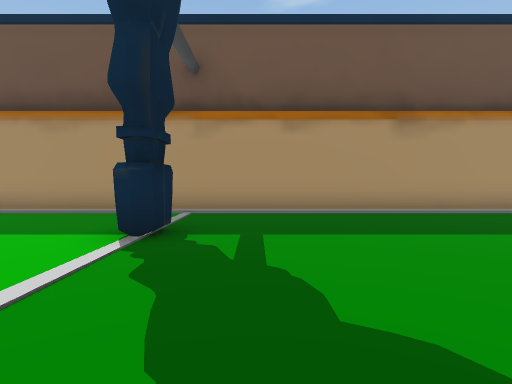
view 1 (above)

23 first-person views from a walk through a Unity game level. The camera is 1.5 m above the floor, tilts 2° down and sees 80° across. The floor is counted in squares, 2 m on a side. Each view is taken from the middle of a square. On the plan, view 1 faces up. The plan holds only what a view shows up to about 10 squares ahead; the rest is blank. The place goes on beyond the plan. The player character is not drawn.

view 2
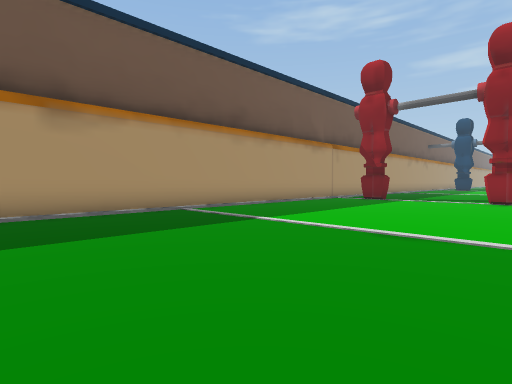

view 3
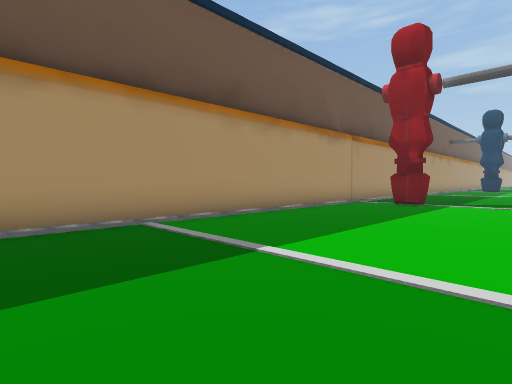

view 4
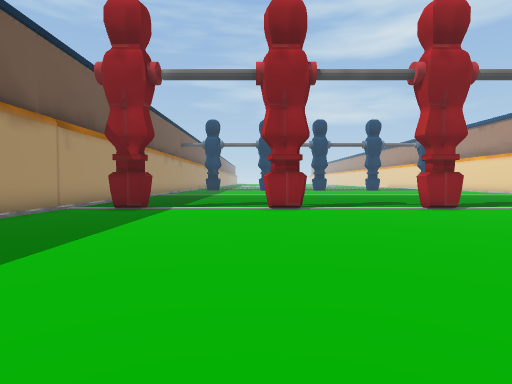

view 5
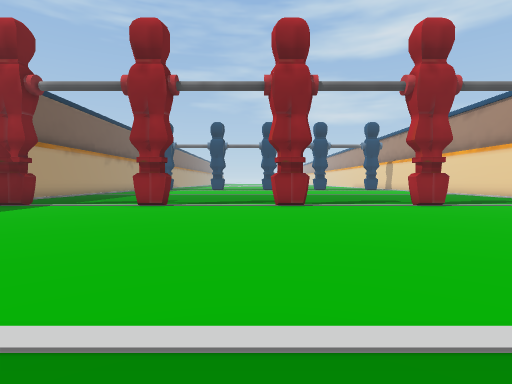

view 6
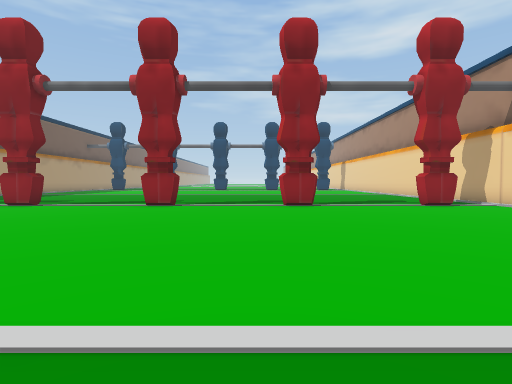

view 7
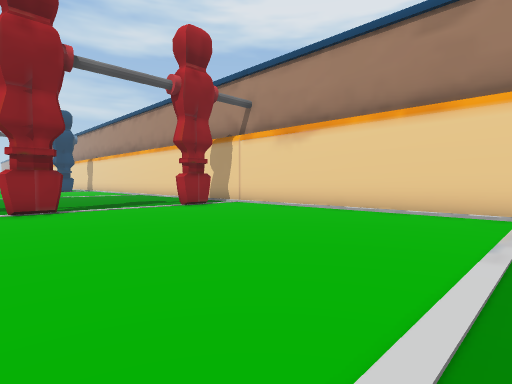

view 8
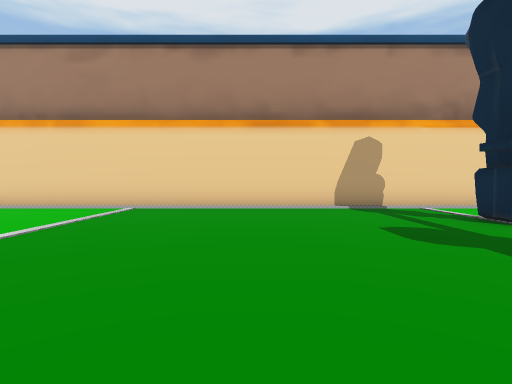

view 9
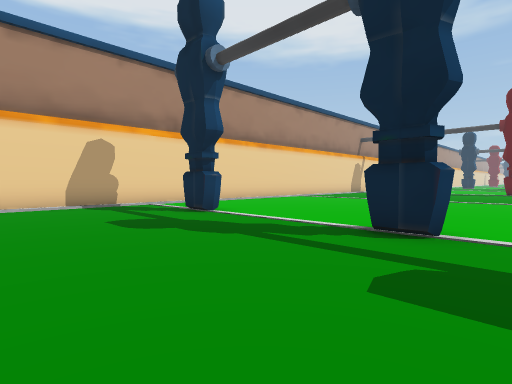

view 10
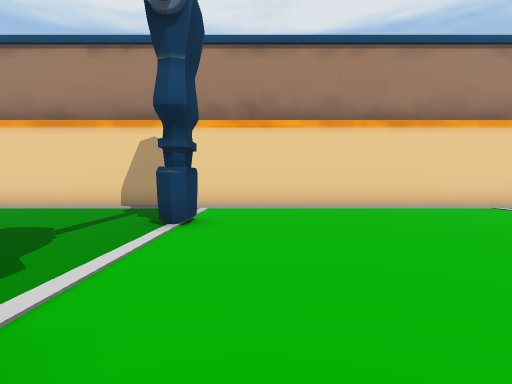

view 11
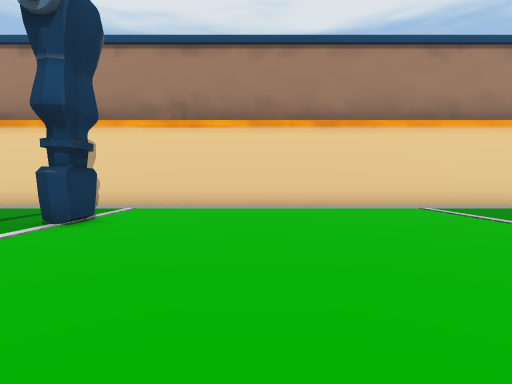

view 12
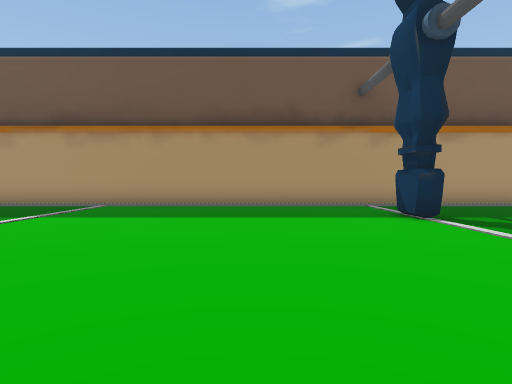

view 13
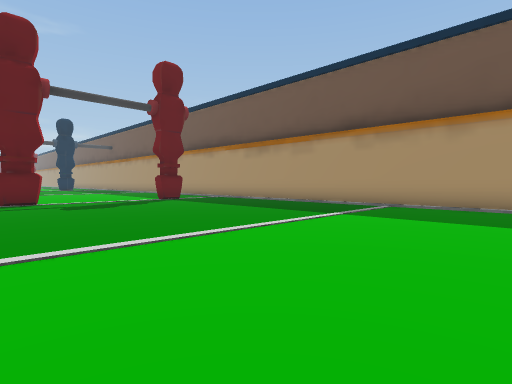

view 14
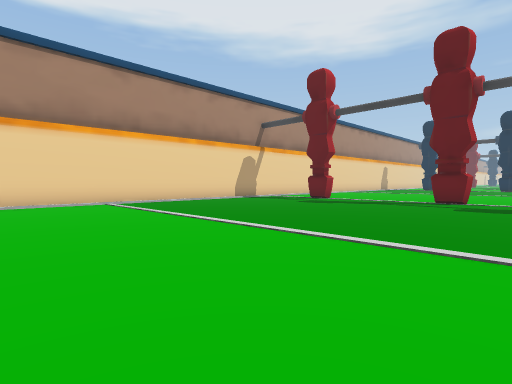

view 15
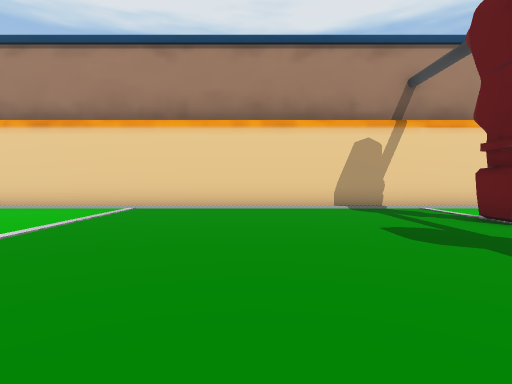

view 16
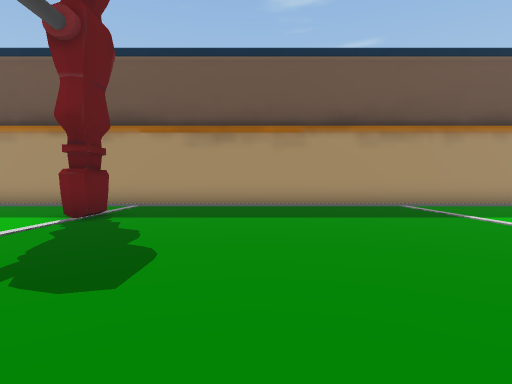

view 17
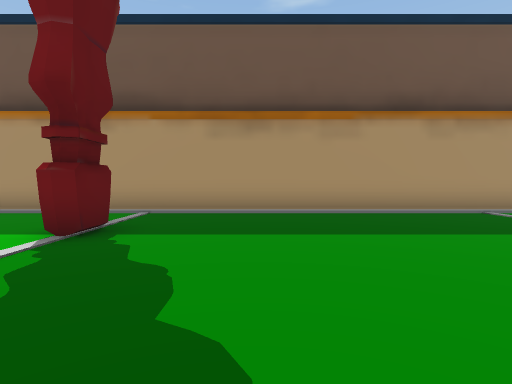

view 18
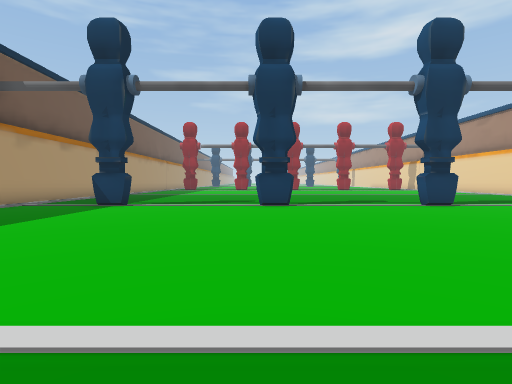

view 19
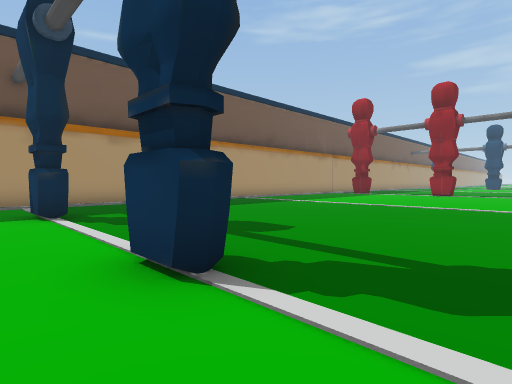

view 20
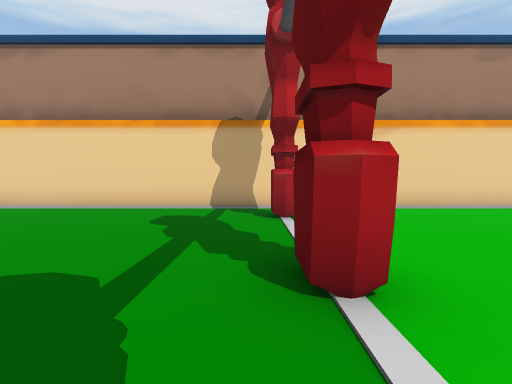

view 21
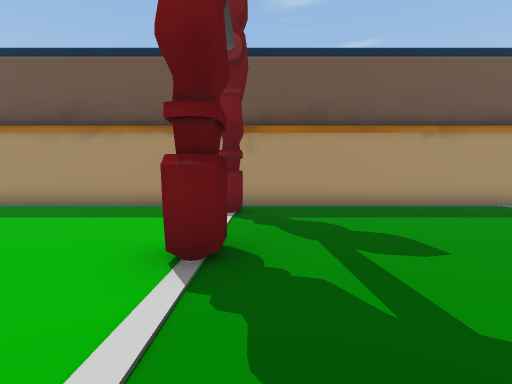

view 22
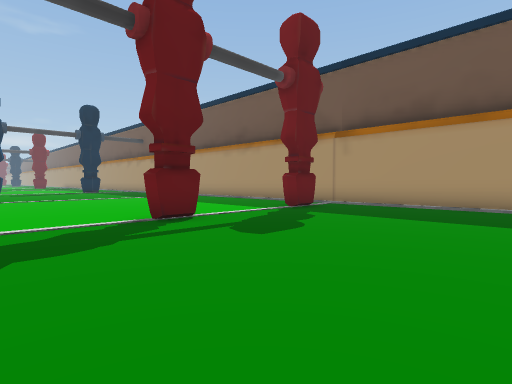

view 23
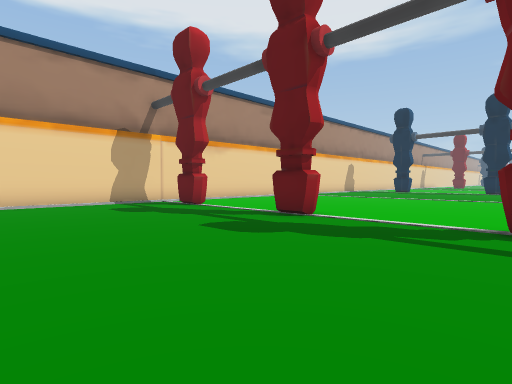

### Floor plan
Key: @ floor where view 1 was taken; # wall or solid block; . floor; / step, stairs or slope.
Columns run from 18 left of view 1 to 20 right of it. Each row starts with its distance up from view 1.
  8 #######################################
  7 ///////////////////////////////////////
  6 ................................#......
  5 #...............#...............#......
  4 #...............#......................
  3 .......................................
  2 .......................................
  1  ...............................#......
  0 #...............#.@....................
 -1 #...............#......................
 -2     .  ................................
 -3        ..............   ........#......
 -4 ......................   ..............
 -5 #...............#.....  ...............
 -6 #...............#......................
 -7   ..............................#......
 -8   .....................................
 -9  .....................................
-10 #...............#.....................
-11 #...............#...............#......
-12 ................................#......
-13 .......................................
-14 #######################################

Where each view was taken, in squares from view 1:
view 1: 0 up, 0 right, facing up
view 2: 0 up, 2 right, facing up-right
view 3: 2 up, 4 right, facing up-right
view 4: 2 up, 6 right, facing right
view 5: 2 down, 5 right, facing right
view 6: 6 down, 5 right, facing right
view 7: 6 down, 6 right, facing down-right
view 8: 5 down, 3 right, facing down
view 9: 4 down, 3 right, facing down-left
view 10: 5 down, 3 left, facing down
view 11: 5 down, 5 left, facing down
view 12: 2 down, 5 left, facing up
view 13: 2 down, 6 left, facing up-left
view 14: 3 down, 6 left, facing down-left
view 15: 5 down, 13 left, facing down
view 16: 2 down, 14 left, facing up
view 17: 0 up, 15 left, facing up
view 18: 0 up, 11 left, facing right
view 19: 3 down, 3 left, facing up-right
view 20: 5 down, 15 right, facing down
view 21: 2 down, 15 right, facing up
view 22: 2 down, 20 right, facing up-left
view 23: 3 down, 20 right, facing down-left
